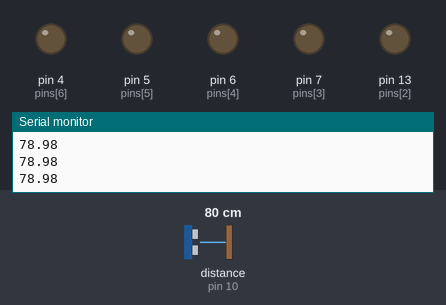
Bench run of a sketch on a simulated Arduino Uno, built with avr-gcc and run on an emulated ATmega328P. Shown: output pins drawn as LEDs (lit = HIGH), the last lines printed to the serial monitor. Wiring (inferred from the names in the program): ultrasonic range finder: trigger pin 9; echo pin 10. Inputs (shaded band) come from the test bench; at power-on: distance to the obstacle (sensor on pin 10) 80 cm. The echo pulse lasts 58.3 µs per cm; pins used as bus, display or sensor lines are not drawn.

Above: at 1.2 s.
1.3 s: distance to the obstacle (sensor on pin 10) set to 63 cm
2.8 s: distance to the obstacle (sensor on pin 10) set to 57 cm
At 4.0 s:
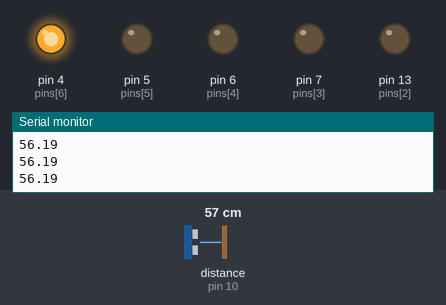
4.3 s: distance to the obstacle (sensor on pin 10) set to 47 cm
At 5.2 s:
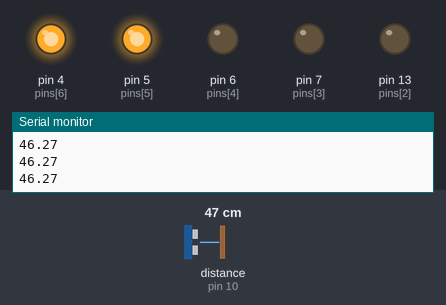
5.9 s: distance to the obstacle (sensor on pin 10) set to 38 cm
At 7.1 s:
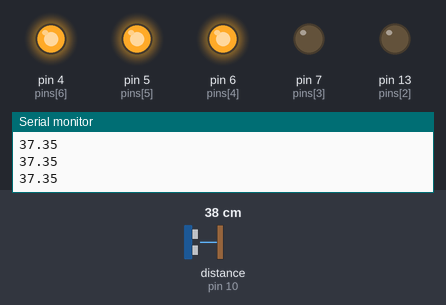
7.4 s: distance to the obstacle (sensor on pin 10) set to 2 cm
At 8.5 s:
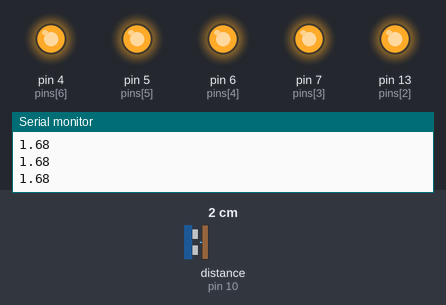
8.9 s: distance to the obstacle (sensor on pin 10) set to 35 cm
At 10.3 s:
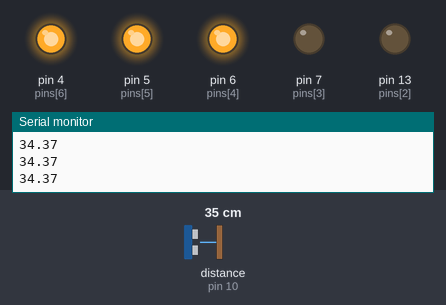
Timing chart, 0 to 11.4 s (numbered marks = the images above; inputs shaded):
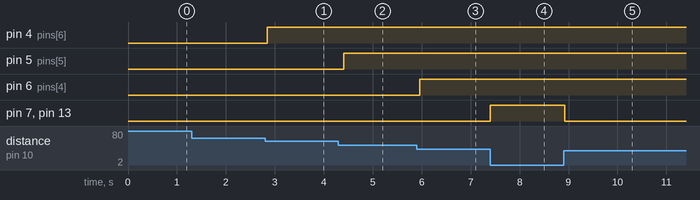

Measured:
- the behaviour switches between 61 and 60 cm on distance to the obstacle (sensor on pin 10) (found by bisection; images 0 and 1)
- the behaviour switches between 51 and 50 cm on distance to the obstacle (sensor on pin 10) (found by bisection; images 1 and 2)
- the behaviour switches between 41 and 40 cm on distance to the obstacle (sensor on pin 10) (found by bisection; images 2 and 3)
- after the input at 2.8 s, pin 4 (pins[6]): LOW → HIGH at once
- after the input at 4.3 s, pin 5 (pins[5]): LOW → HIGH after 0.11 s
- after the input at 5.9 s, pin 6 (pins[4]): LOW → HIGH after 0.06 s
- after the input at 7.4 s, pin 7 (pins[3]), pin 13 (pins[2]): LOW → HIGH at once
- after the input at 8.9 s, pin 7 (pins[3]), pin 13 (pins[2]): HIGH → LOW at once

The sketch:

Ultrasonic.ino
```cpp
int pins[] = {9,10,13,7,6,5,4};
//trig, echo, led
double distance;
void setup() {
  pinMode(pins[0], OUTPUT);
  pinMode(pins[1], INPUT);
  pinMode(pins[2], OUTPUT);
  pinMode(pins[3], OUTPUT);
  pinMode(pins[4], OUTPUT);
  pinMode(pins[5], OUTPUT);
  pinMode(pins[6], OUTPUT);
  Serial.begin(9600);
}

void loop() {
  digitalWrite(pins[0], LOW);
  delayMicroseconds(2);
  digitalWrite(pins[0], HIGH);
  delayMicroseconds(10);
  digitalWrite(pins[0], LOW);
  distance = pulseIn(pins[1], HIGH) * 0.034/2;
  Serial.println(distance);
  distance <= 20 ? digitalWrite(pins[2], HIGH) : digitalWrite(pins[2], LOW);
  distance <= 30 ? digitalWrite(pins[3], HIGH) : digitalWrite(pins[3], LOW);
  distance <= 40 ? digitalWrite(pins[4], HIGH) : digitalWrite(pins[4], LOW);
  distance <= 50 ? digitalWrite(pins[5], HIGH) : digitalWrite(pins[5], LOW);
  distance <= 60 ? digitalWrite(pins[6], HIGH) : digitalWrite(pins[6], LOW);
  delay(100);
}


// const int trigPin = 9;
// const int echoPin = 10;
// const int ledPin = 13;
// long duration;
// float distance;
// void setup() {
//   pinMode(trigPin, OUTPUT);
//   pinMode(echoPin, INPUT);
//   pinMode(ledPin, OUTPUT);
//   Serial.begin(9600);
// }
// void loop() {
//   digitalWrite(trigPin, LOW);
//   delayMicroseconds(2);
//   digitalWrite(trigPin, HIGH);
//   delayMicroseconds(10);
//   digitalWrite(trigPin, LOW);
//   duration = pulseIn(echoPin, HIGH);
//   distance = duration * 0.034/2;
//   Serial.println(distance);
//   delay(100);
// }
```
